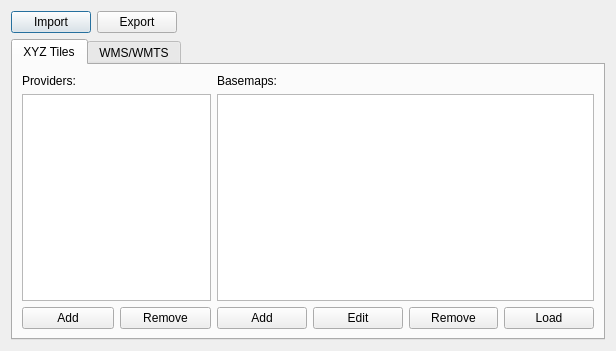
<?xml version="1.0" encoding="UTF-8"?>
<ui version="4.0">
 <class>BasemapsDialogBase</class>
 <widget class="QDialog" name="BasemapsDialogBase">
  <property name="geometry">
   <rect>
    <x>0</x>
    <y>0</y>
    <width>616</width>
    <height>351</height>
   </rect>
  </property>
  <property name="windowTitle">
   <string>Basemaps</string>
  </property>
  <layout class="QVBoxLayout" name="verticalLayout">
   <item>
    <layout class="QHBoxLayout" name="horizontalLayout">
     <item>
      <widget class="QPushButton" name="btnLoadProvider">
       <property name="text">
        <string>Import</string>
       </property>
      </widget>
     </item>
     <item>
      <widget class="QPushButton" name="btnSaveProvider">
       <property name="text">
        <string>Export</string>
       </property>
      </widget>
     </item>
     <item>
      <spacer name="horizontalSpacer">
       <property name="orientation">
        <enum>Qt::Horizontal</enum>
       </property>
       <property name="sizeHint" stdset="0">
        <size>
         <width>40</width>
         <height>20</height>
        </size>
       </property>
      </spacer>
     </item>
    </layout>
   </item>
   <item>
    <widget class="QTabWidget" name="tabWidget">
     <property name="currentIndex">
      <number>0</number>
     </property>
     <widget class="QWidget" name="xyzTab">
      <attribute name="title">
       <string>XYZ Tiles</string>
      </attribute>
      <layout class="QHBoxLayout" name="horizontalLayout_2" stretch="1,2">
       <item>
        <layout class="QVBoxLayout" name="verticalLayout_2">
         <item>
          <widget class="QLabel" name="label">
           <property name="text">
            <string>Providers:</string>
           </property>
          </widget>
         </item>
         <item>
          <widget class="QListWidget" name="listProviders">
           <property name="selectionMode">
            <enum>QAbstractItemView::ExtendedSelection</enum>
           </property>
          </widget>
         </item>
         <item>
          <layout class="QHBoxLayout" name="horizontalLayout_3">
           <item>
            <widget class="QPushButton" name="btnAddProvider">
             <property name="text">
              <string>Add</string>
             </property>
            </widget>
           </item>
           <item>
            <widget class="QPushButton" name="btnRemoveProvider">
             <property name="text">
              <string>Remove</string>
             </property>
            </widget>
           </item>
          </layout>
         </item>
        </layout>
       </item>
       <item>
        <layout class="QVBoxLayout" name="verticalLayout_3">
         <item>
          <widget class="QLabel" name="label_2">
           <property name="text">
            <string>Basemaps:</string>
           </property>
          </widget>
         </item>
         <item>
          <widget class="QListWidget" name="listBasemaps">
           <property name="selectionMode">
            <enum>QAbstractItemView::ExtendedSelection</enum>
           </property>
          </widget>
         </item>
         <item>
          <layout class="QHBoxLayout" name="horizontalLayout_4">
           <item>
            <widget class="QPushButton" name="btnAddBasemap">
             <property name="text">
              <string>Add</string>
             </property>
            </widget>
           </item>
           <item>
            <widget class="QPushButton" name="btnEditBasemap">
             <property name="text">
              <string>Edit</string>
             </property>
            </widget>
           </item>
           <item>
            <widget class="QPushButton" name="btnRemoveBasemap">
             <property name="text">
              <string>Remove</string>
             </property>
            </widget>
           </item>
           <item>
            <widget class="QPushButton" name="btnLoadBasemap">
             <property name="text">
              <string>Load</string>
             </property>
            </widget>
           </item>
          </layout>
         </item>
        </layout>
       </item>
      </layout>
     </widget>
     <widget class="QWidget" name="wmsTab">
      <attribute name="title">
       <string>WMS/WMTS</string>
      </attribute>
      <layout class="QHBoxLayout" name="horizontalLayout_5" stretch="1,2">
       <item>
        <layout class="QVBoxLayout" name="verticalLayout_4">
         <item>
          <widget class="QLabel" name="label_3">
           <property name="text">
            <string>Providers:</string>
           </property>
          </widget>
         </item>
         <item>
          <widget class="QListWidget" name="listWmsProviders">
           <property name="selectionMode">
            <enum>QAbstractItemView::ExtendedSelection</enum>
           </property>
          </widget>
         </item>
         <item>
          <layout class="QHBoxLayout" name="horizontalLayout_6">
           <item>
            <widget class="QPushButton" name="btnAddWmsProvider">
             <property name="text">
              <string>Add</string>
             </property>
            </widget>
           </item>
           <item>
            <widget class="QPushButton" name="btnRemoveWmsProvider">
             <property name="text">
              <string>Remove</string>
             </property>
            </widget>
           </item>
          </layout>
         </item>
        </layout>
       </item>
       <item>
        <layout class="QVBoxLayout" name="verticalLayout_5">
         <item>
          <widget class="QLabel" name="label_4">
           <property name="text">
            <string>Layers:</string>
           </property>
          </widget>
         </item>
         <item>
          <widget class="QTreeWidget" name="treeWmsLayers">
           <property name="selectionMode">
            <enum>QAbstractItemView::ExtendedSelection</enum>
           </property>
           <property name="headerHidden">
            <bool>true</bool>
           </property>
           <column>
            <property name="text">
             <string notr="true">1</string>
            </property>
           </column>
          </widget>
         </item>
         <item>
          <layout class="QHBoxLayout" name="horizontalLayout_7">
           <item>
            <widget class="QPushButton" name="btnRefreshWmsLayers">
             <property name="text">
              <string>Refresh</string>
             </property>
            </widget>
           </item>
           <item>
            <widget class="QPushButton" name="btnLoadWmsLayer">
             <property name="text">
              <string>Load</string>
             </property>
            </widget>
           </item>
          </layout>
         </item>
        </layout>
       </item>
      </layout>
     </widget>
    </widget>
   </item>
  </layout>
 </widget>
 <resources/>
 <connections/>
</ui>
